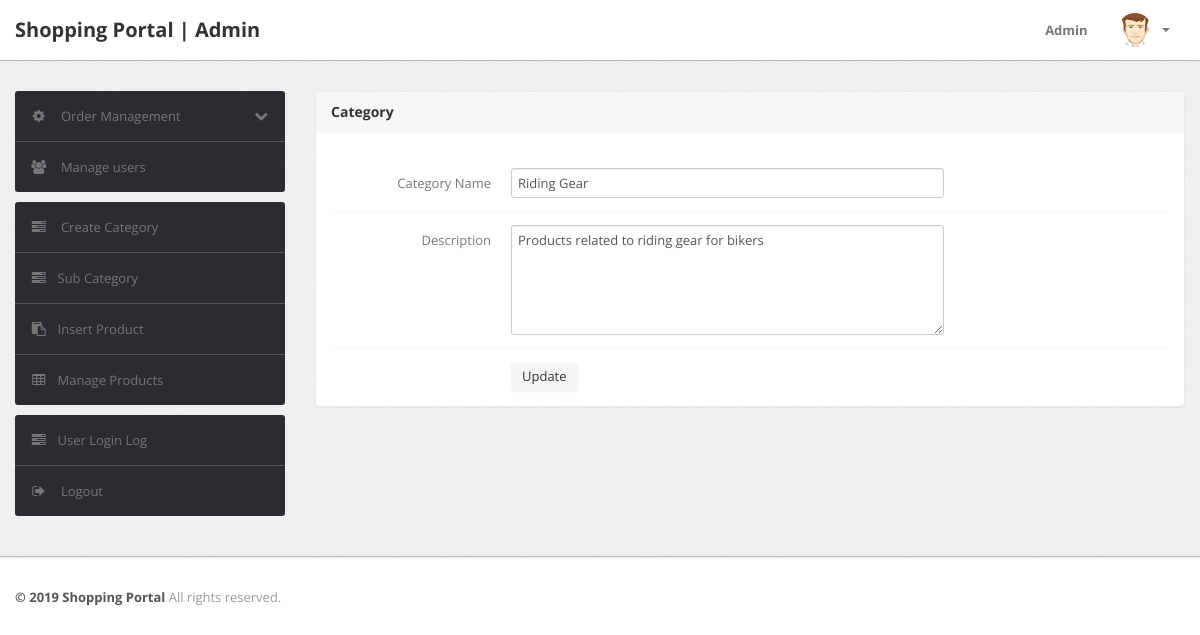
The page /admin/edit-category.php?id=7 (signed in) on the database its author committed.
### tables this page shows
CREATE TABLE `category` (
  `id` int(11) NOT NULL,
  `categoryName` varchar(255) NOT NULL,
  `categoryDescription` longtext NOT NULL,
  `creationDate` timestamp NOT NULL DEFAULT CURRENT_TIMESTAMP,
  `updationDate` varchar(255) NOT NULL
);

### admin/edit-category.php (the view, shortened to what this page needs)
<?php
include('include/config.php');
if(strlen($_SESSION['alogin'])==0)
	{
header('location:index.php');
}
else{
?>
<!DOCTYPE html>
<html lang="en">
<head>
	<link type="text/css" href="bootstrap/css/bootstrap.min.css" rel="stylesheet">
	<link type="text/css" href="bootstrap/css/bootstrap-responsive.min.css" rel="stylesheet">
	<link type="text/css" href="css/theme.css" rel="stylesheet">
	<link type="text/css" href="images/icons/css/font-awesome.css" rel="stylesheet">
</head>
<body>
<?php include('include/header.php');?>
	<div class="wrapper">
		<div class="container">
			<div class="row">
<?php include('include/sidebar.php');?>
			<div class="span9">
					<div class="content">
						<div class="module">
							<div class="module-head">
								<h3>Category</h3>
							</div>
							<div class="module-body">
									<br />
			<form class="form-horizontal row-fluid" name="Category" method="post" >
<?php
$id=intval($_GET['id']);
$query=mysqli_query($bd,"select * from category where id='$id'");
while($row=mysqli_fetch_array($query))
{
?>
<div class="control-group">
<label class="control-label" for="basicinput">Category Name</label>
<div class="controls">
<input type="text" placeholder="Enter category Name"  name="category" value="<?php echo  htmlentities($row['categoryName']);?>" class="span8 tip" required>
</div>
</div>
<div class="control-group">
											<label class="control-label" for="basicinput">Description</label>
											<div class="controls">
												<textarea class="span8" name="description" rows="5"><?php echo  htmlentities($row['categoryDescription']);?></textarea>
											</div>
										</div>
									<?php } ?>
	<div class="control-group">
											<div class="controls">
												<button type="submit" name="submit" class="btn">Update</button>
											</div>
										</div>
									</form>
							</div>
						</div>
					</div>
				</div>
			</div>
		</div>
	</div>
<?php include('include/footer.php');?>
</body>
<?php } ?>

### admin/css/theme.css (style rules this page uses)
body { font-size: 13px; font-family: 'Open Sans', Arial, sans-serif; background: #fff; color: #777 }
h1, h2, h3, h4, h5, h6 { color: #333; margin-top: 0 }
h3 { font-size: 20px }
.wrapper { background: url(../images/bg.png) #eee; border-bottom: 1px solid #bbb; -webkit-box-shadow: 0 1px 2px rgba(0,0,0,0.1); -moz-box-shadow: 0 1px 2px rgba(0,0,0,0.1); box-shadow: 0 1px 2px rgba(0,0,0,0.1); padding: 30px 0 }
form { margin: 0 }
select, textarea, input[type="text"], input[type="password"], input[type="datetime"], input[type="datetime-local"], input[type="date"], input[type="month"], input[type="time"], input[type="week"], input[type="number"], input[type="email"], input[type="url"], input[type="search"], input[type="tel"], input[type="color"], .uneditable-input, label, input, button, select, textarea { -webkit-border-radius: 3px; -moz-border-radius: 3px; border-radius: 3px; font-size: 13px; font-family: 'Open Sans', Tahoma, Arial, sans-serif }
.module { background: #fff; -webkit-border-radius: 3px; -moz-border-radius: 3px; border-radius: 3px; border: 1px solid #ccc; border-bottom-color: #bbb; -webkit-box-shadow: 0 0 1px rgba(0,0,0,0.2); -moz-box-shadow: 0 0 1px rgba(0,0,0,0.2); box-shadow: 0 0 1px rgba(0,0,0,0.2); margin-bottom: 30px }
.form-horizontal .control-group, .form-vertical .control-group { margin-bottom: 0 }
.form-horizontal .control-group+.control-group, .form-vertical .control-group+.control-group { margin-top: 13px; padding-top: 13px; border-top: 1px solid #f5f5f5 }
.btn, .btn-box { -webkit-border-radius: 3px; -moz-border-radius: 3px; border-radius: 3px }
.btn { font-size: 13px; font-weight: 600 }
.btn { display: inline-block; margin-bottom: 0; font-weight: 400; text-align: center; vertical-align: middle; cursor: pointer; background-image: none; border: 1px solid transparent; white-space: nowrap; padding: 4px 10px; font-size: 13px; line-height: 1.42857; border-radius: 4px; -webkit-user-select: none; -moz-user-select: none; -ms-user-select: none; user-select: none }
.module { box-shadow: 0 0 3px rgba(0,0,0,.1); border-color: #e9e9e9; margin-bottom: 20px; background-color: #fff; border-radius: 4px; -webkit-box-shadow: 0 1px 1px rgba(0,0,0,.05); box-shadow: 0 1px 1px rgba(0,0,0,.05); }
.module-head { color: #767676; background-color: #f6f6f6; border-color: #e9e9e9; padding: 10px 15px; border-bottom: 1px solid transparent; border-top-right-radius: 3px; border-top-left-radius: 3px; }
.module-head h3 { font-size: 14px; line-height: 20px; height: 20px; margin: 0 }
.module-body { padding: 15px }

### rows shown on the page
category: category "Riding Gear", description "Products related to riding gear for bikers"
